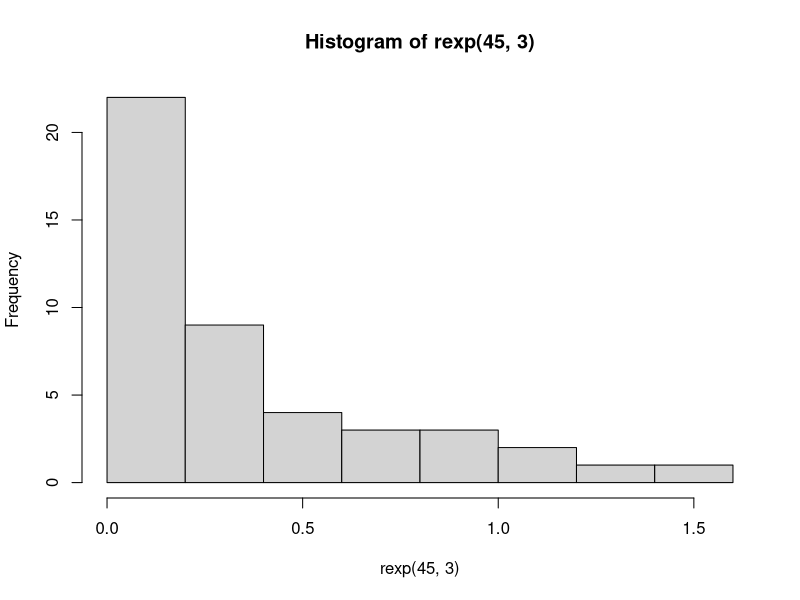

This figure's R source:
## ---- chunk 1
knitr::opts_chunk$set(warning=FALSE, message=FALSE)
## ---- chunk 2
hist(rexp(45,3))
#This histogram rocks and proves my point
y=17;
exp(17)
## ---- chunk 3
# my response
## ---- chunk 4
# Enter your R code here!
## ---- chunk 5
# Enter your R code here!
## ---- chunk 6
# Enter your R code here!
## ---- chunk 7
# Enter your R code here!
## ---- chunk 8
# Enter your R code here!
## ---- chunk 9
# Enter your R code here!
## ---- chunk 10
# Enter your R code here!
## ---- chunk 11
# Enter your R code here!
## ---- chunk 12
# Enter your R code here!
## ---- chunk 13
# Enter your R code here!
